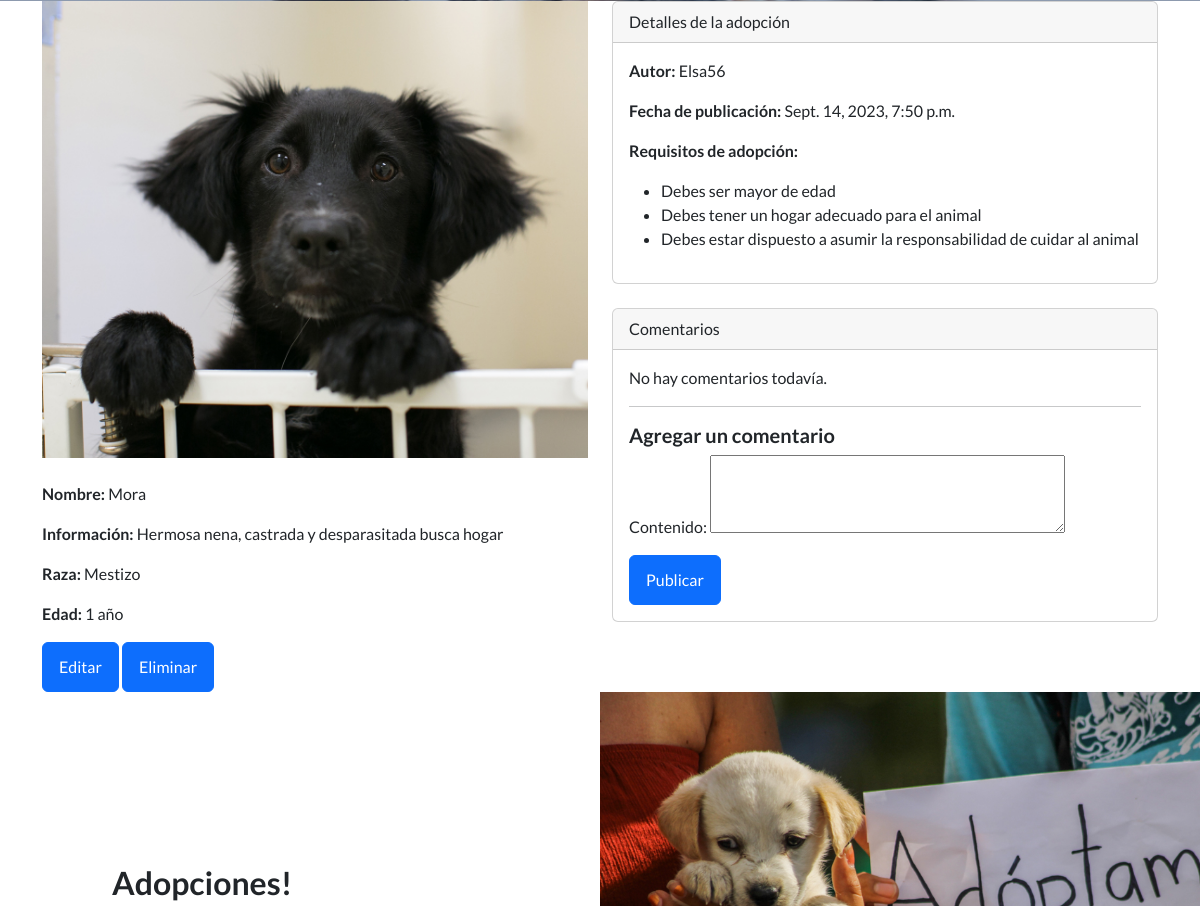
The app's page /AppInicio/adopcion/11/ (signed in, middle part), older data.
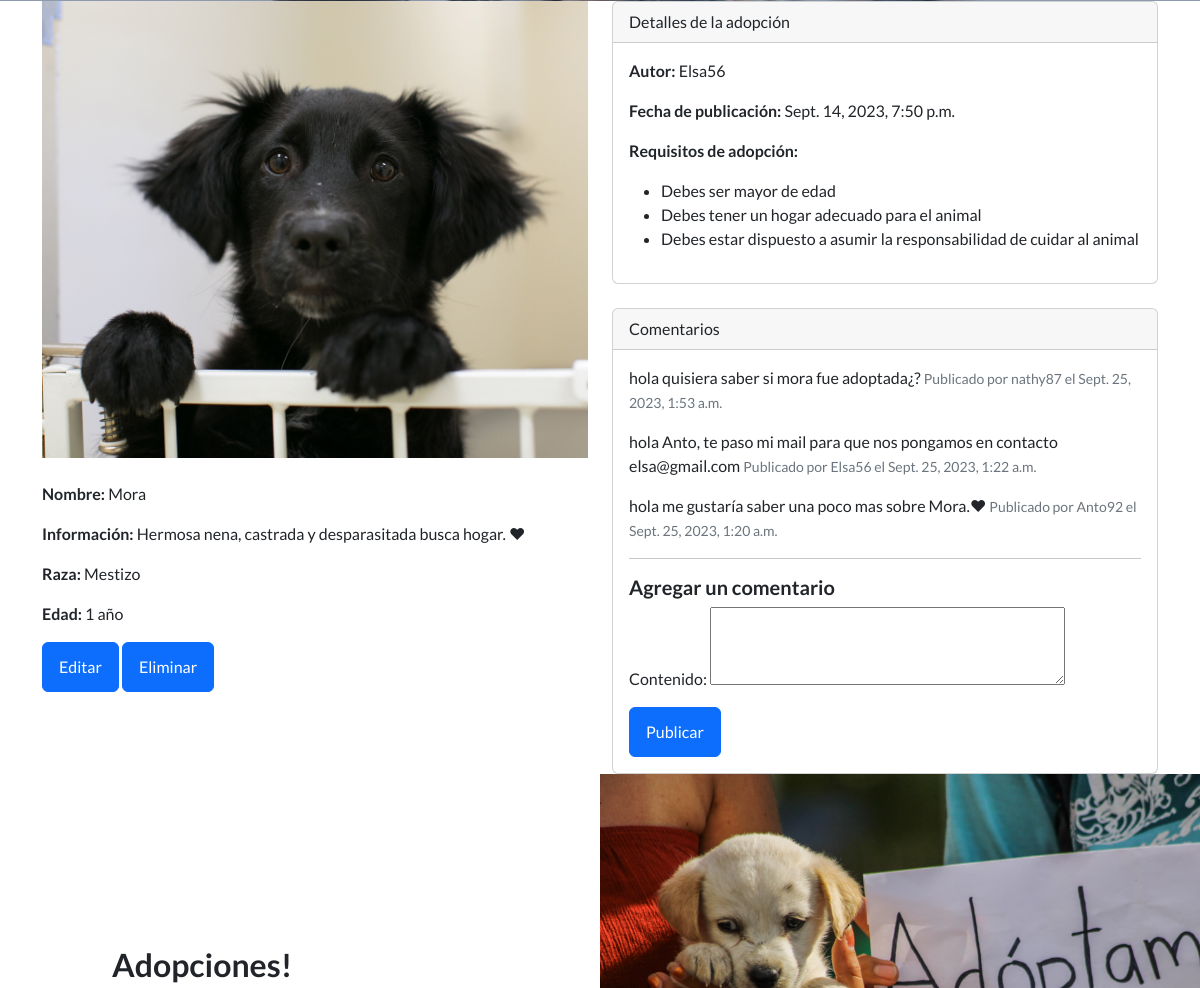
The same page, newer data.
### AppInicio/models.py (models this page shows, shortened)
class Adopcion(models.Model):
    autor = models.ForeignKey(User, on_delete=models.CASCADE)
    nombre = models.CharField(max_length=200)
    raza = models.CharField(max_length=200,default='desconocida')
    edad = models.CharField(max_length=10, default='1')
    animal_info = models.TextField()
    imagen = models.ImageField(upload_to='adoption_images/')
    fecha_creacion = models.DateTimeField(auto_now_add=True)

class Comentario(models.Model):
    adopcion = models.ForeignKey(Adopcion, on_delete=models.CASCADE, related_name='comentarios')
    autor = models.ForeignKey(User, on_delete=models.CASCADE)
    contenido = models.TextField()
    pub_date = models.DateTimeField(auto_now_add=True)

### AppInicio/views.py (the view)
# urls.py: path("adopcion/<int:adopcion_id>/", adopcion_detalle, name="adopcion_detalle"),
@user_passes_test(lambda u: u.is_authenticated, login_url='AppInicio:register')
@login_required
def adopcion_detalle(request, adopcion_id):
    adopcion = get_object_or_404(Adopcion, id=adopcion_id)
    comentarios = adopcion.comentarios.order_by('-pub_date')
    if request.method == "POST":
        form = ComentarioForm(request.POST)
        if form.is_valid():
            comentario = form.save(commit=False)
            comentario.adopcion = adopcion
            comentario.autor = request.user
            comentario.save()
            return redirect("AppInicio:adopcion_detalle", adopcion_id=adopcion.id)
    else:
        form = ComentarioForm()
    return render(request, "AppInicio/adopcion_detalle.html", {"adopcion": adopcion, "comentarios": comentarios, "form": form})

### AppInicio/forms.py
class ComentarioForm(forms.ModelForm):
    class Meta:
        model = Comentario
        fields = ["contenido"]
        widgets = {
            "contenido": forms.Textarea(attrs={"rows": 3}),
        }

### AppInicio/templates/AppInicio/adopcion_detalle.html (shortened to what this page needs)
{% extends "AppInicio/padre.html" %}
{% block contenido %}
  <div class="container">
    <div class="row">
      <div class="col-md-6">
        <img src="{{ adopcion.imagen.url }}" alt="{{ adopcion.nombre }}" class="img-fluid mb-4">
        <p><strong>Nombre:</strong> {{ adopcion.nombre }}</p>
        <p><strong>Información:</strong> {{ adopcion.animal_info }}</p>
        <p><strong>Raza:</strong> {{ adopcion.raza }}</p>
        <p><strong>Edad:</strong> {{ adopcion.edad }}</p>
        <a href="{% url 'AppInicio:editarAdopcion' adopcion.id %}" class="btn btn-primary">Editar</a>
        <a href="{% url 'AppInicio:eliminarAdopcion' adopcion.id %}" class="btn btn-primary">Eliminar</a>
      </div>
      <div class="col-md-6">
        <div class="card mb-4">
          <div class="card-header">Detalles de la adopción</div>
          <div class="card-body">
            <p><strong>Autor:</strong> {{ adopcion.autor }}</p>
            <p><strong>Fecha de publicación:</strong> {{ adopcion.fecha_creacion }}</p>
            <p><strong>Requisitos de adopción:</strong></p>
            <ul>
              <li>Debes ser mayor de edad</li>
              <li>Debes tener un hogar adecuado para el animal</li>
              <li>Debes estar dispuesto a asumir la responsabilidad de cuidar al animal</li>
            </ul>
          </div>
        </div>
        <div class="card">
          <div class="card-header">Comentarios</div>
          <div class="card-body">
            {% for comentario in comentarios %}
              <div class="comentario mb-3">
                <p class="d-inline">{{ comentario.contenido }}</p>
                <small class="text-muted d-inline ml-2">Publicado por {{ comentario.autor.username }} el {{ comentario.pub_date }}</small>
              </div>
            {% empty %}
              <p>No hay comentarios todavía.</p>
            {% endfor %}
            <hr>
            <h5>Agregar un comentario</h5>
            <form method="post">
              {{ form.as_p }}
              <button type="submit" class="btn btn-primary">Publicar</button>
            </form>
          </div>
        </div>
      </div>
    </div>
  </div>
{% endblock %}

Row changes from the older to the newer data that the page shows:
changed Adopcion "Mora": animal_info "Hermosa nena, castrada y desparasitada busca hogar" → "Hermosa nena, castrada y desparasitada busca hogar. ❤"
added Comentario: contenido "hola quisiera saber si mora fue adoptada¿?", autor.username "nathy87", pub_date "Sept. 25, 2023, 1:53 a.m."
added Comentario: contenido "hola Anto, te paso mi mail para que nos pongamos en contacto elsa@gmail.com", autor.username "Elsa56", pub_date "Sept. 25, 2023, 1:22 a.m."
added Comentario: contenido "hola me gustaría saber una poco mas sobre Mora.❤", autor.username "Anto92", pub_date "Sept. 25, 2023, 1:20 a.m."
Text that changed along with them:
text no longer shown: "No hay comentarios todavía."
